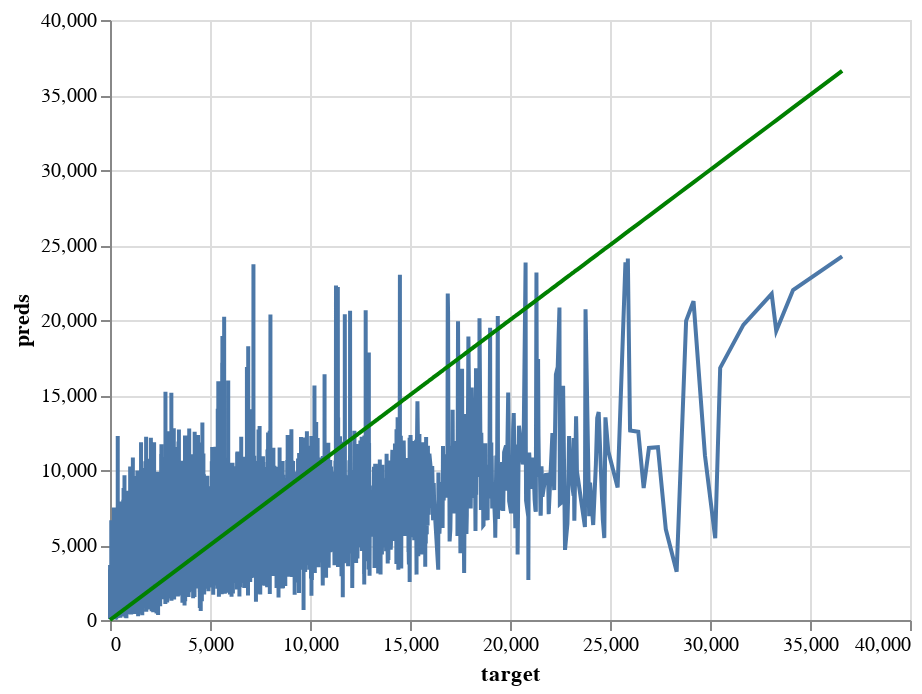

Write notebook code for a chart like this one.
### Code cell
perfect_test = alt.Chart(pd.DataFrame({"target": y_test, "preds": y_test})).mark_line(color="green").encode(
    x="target",
    y="preds"
)

pred_chart_test = alt.Chart(pd.DataFrame({"target": y_test, "preds": y_test_preds})).mark_line().encode(
    x="target",
    y="preds"
  )

pred_chart_test + perfect_test

### Figure 1 — Vega-Lite specification as saved in the notebook (floating-point values rounded to 4 significant figures; data arrays with more than 128 entries replaced by an {"elided": "..."} marker saying what was removed)
{"config": {"view": {"continuousWidth": 400, "continuousHeight": 300}}, "layer": [{"data": {"name": "data-ce742fe6940dc31ab585d385257eef85"}, "mark": "line", "encoding": {"x": {"field": "target", "type": "quantitative"}, "y": {"field": "preds", "type": "quantitative"}}}, {"data": {"name": "data-82af57e46331cd4c844a50126b523079"}, "mark": {"type": "line", "color": "green"}, "encoding": {"x": {"field": "target", "type": "quantitative"}, "y": {"field": "preds", "type": "quantitative"}}}], "$schema": "https://vega.github.io/schema/vega-lite/v4.17.0.json", "datasets": {"data-ce742fe6940dc31ab585d385257eef85": {"elided": "13590 records"}, "data-82af57e46331cd4c844a50126b523079": {"elided": "13590 records"}}}
